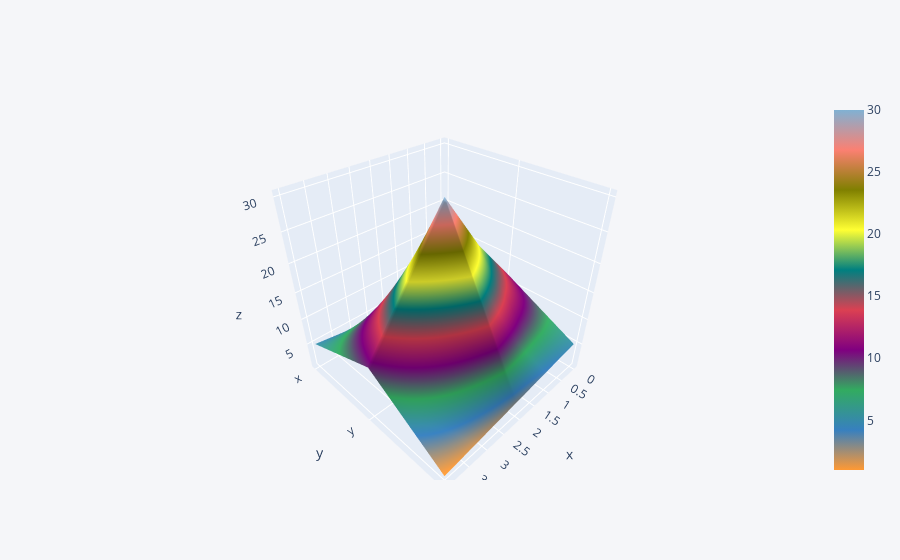

The cell this chart's notebook holds for it:
### Code cell
df3.iplot(kind='surface')

### Figure 1 — Plotly figure (JSON) as saved in the notebook; plotly's stock layout.template omitted (floating-point values rounded to 4 significant figures)
{"data": [{"colorscale": [[0, "rgb(255, 153, 51)"], [0.1111, "rgb(55, 128, 191)"], [0.2222, "rgb(50, 171, 96)"], [0.3333, "rgb(128, 0, 128)"], [0.4444, "rgb(219, 64, 82)"], [0.5556, "rgb(0, 128, 128)"], [0.6667, "rgb(255, 255, 51)"], [0.7778, "rgb(128, 128, 0)"], [0.8889, "rgb(251, 128, 114)"], [1, "rgb(128, 177, 211)"]], "type": "surface", "x": [0, 1, 2, 3, 4], "y": ["x", "y", "z"], "z": [[1, 2, 3, 4, 5], [12, 20, 30, 20, 10], [5, 4, 3, 2, 1]]}], "layout": {"legend": {"bgcolor": "#F5F6F9", "font": {"color": "#4D5663"}}, "paper_bgcolor": "#F5F6F9", "plot_bgcolor": "#F5F6F9", "title": {"font": {"color": "#4D5663"}}, "xaxis": {"gridcolor": "#E1E5ED", "showgrid": true, "tickfont": {"color": "#4D5663"}, "title": {"font": {"color": "#4D5663"}, "text": ""}, "zerolinecolor": "#E1E5ED"}, "yaxis": {"gridcolor": "#E1E5ED", "showgrid": true, "tickfont": {"color": "#4D5663"}, "title": {"font": {"color": "#4D5663"}, "text": ""}, "zerolinecolor": "#E1E5ED"}}}
